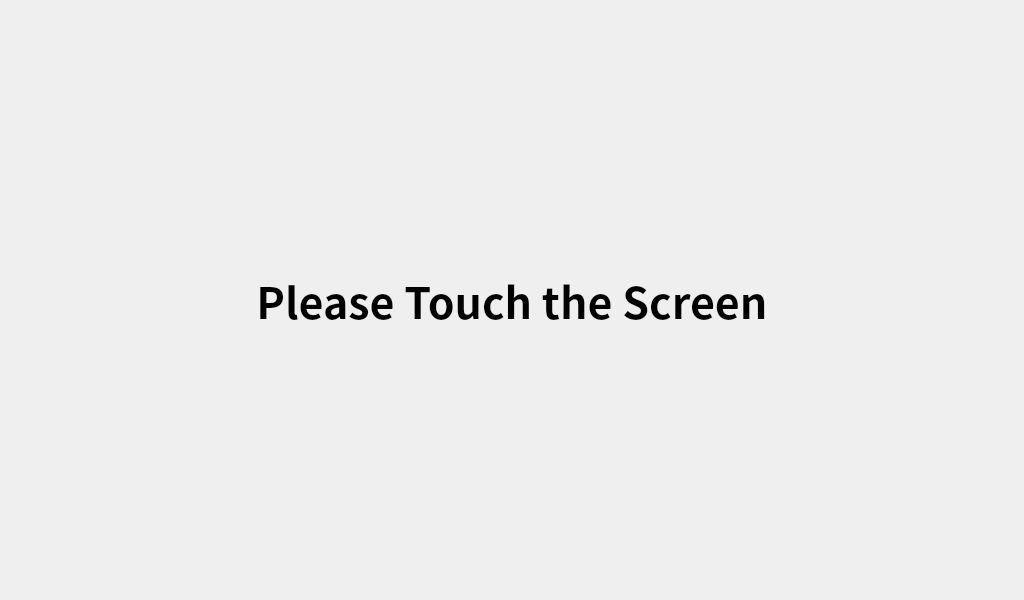
<?xml version="1.0" encoding="UTF-8"?>
<ui version="4.0">
 <class>FirstWindow</class>
 <widget class="QWidget" name="FirstWindow">
  <property name="geometry">
   <rect>
    <x>0</x>
    <y>0</y>
    <width>1024</width>
    <height>600</height>
   </rect>
  </property>
  <property name="windowTitle">
   <string>Form</string>
  </property>
  <layout class="QVBoxLayout" name="verticalLayout">
   <item>
    <widget class="QPushButton" name="btnFirst">
     <property name="sizePolicy">
      <sizepolicy hsizetype="Minimum" vsizetype="Minimum">
       <horstretch>0</horstretch>
       <verstretch>0</verstretch>
      </sizepolicy>
     </property>
     <property name="font">
      <font>
       <family>Noto Sans CJK KR</family>
       <pointsize>32</pointsize>
       <weight>99</weight>
       <italic>false</italic>
       <bold>true</bold>
      </font>
     </property>
     <property name="focusPolicy">
      <enum>Qt::TabFocus</enum>
     </property>
     <property name="styleSheet">
      <string notr="true">font: 87 32pt &quot;Noto Sans CJK KR&quot;;
font-weight: 800;
outline: none;
border: none;</string>
     </property>
     <property name="text">
      <string>Please Touch the Screen</string>
     </property>
     <property name="default">
      <bool>false</bool>
     </property>
     <property name="flat">
      <bool>true</bool>
     </property>
    </widget>
   </item>
  </layout>
 </widget>
 <resources/>
 <connections/>
</ui>
